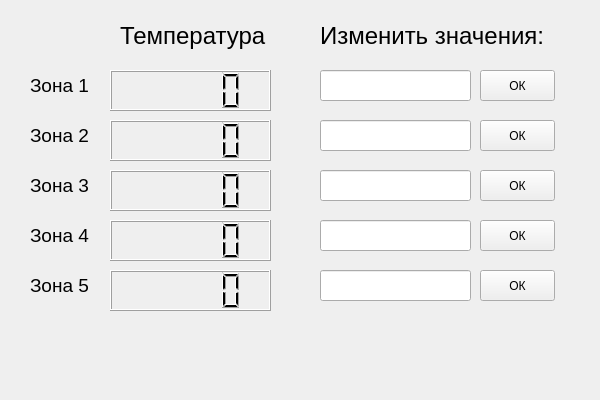
<?xml version="1.0" encoding="UTF-8"?>
<ui version="4.0">
 <class>Oven_page</class>
 <widget class="QMainWindow" name="Oven_page">
  <property name="geometry">
   <rect>
    <x>0</x>
    <y>0</y>
    <width>600</width>
    <height>400</height>
   </rect>
  </property>
  <property name="windowTitle">
   <string>MainWindow</string>
  </property>
  <widget class="QWidget" name="centralwidget">
   <widget class="QLabel" name="label_zone_1">
    <property name="geometry">
     <rect>
      <x>30</x>
      <y>70</y>
      <width>71</width>
      <height>31</height>
     </rect>
    </property>
    <property name="font">
     <font>
      <pointsize>14</pointsize>
     </font>
    </property>
    <property name="text">
     <string>Зона 1</string>
    </property>
   </widget>
   <widget class="QLabel" name="label_zone_2">
    <property name="geometry">
     <rect>
      <x>30</x>
      <y>120</y>
      <width>71</width>
      <height>31</height>
     </rect>
    </property>
    <property name="font">
     <font>
      <pointsize>14</pointsize>
     </font>
    </property>
    <property name="text">
     <string>Зона 2</string>
    </property>
   </widget>
   <widget class="QLabel" name="label_zone_3">
    <property name="geometry">
     <rect>
      <x>30</x>
      <y>170</y>
      <width>71</width>
      <height>31</height>
     </rect>
    </property>
    <property name="font">
     <font>
      <pointsize>14</pointsize>
     </font>
    </property>
    <property name="text">
     <string>Зона 3</string>
    </property>
   </widget>
   <widget class="QLabel" name="label_zone_4">
    <property name="geometry">
     <rect>
      <x>30</x>
      <y>220</y>
      <width>71</width>
      <height>31</height>
     </rect>
    </property>
    <property name="font">
     <font>
      <pointsize>14</pointsize>
     </font>
    </property>
    <property name="text">
     <string>Зона 4</string>
    </property>
   </widget>
   <widget class="QLabel" name="label_zone_5">
    <property name="geometry">
     <rect>
      <x>30</x>
      <y>270</y>
      <width>71</width>
      <height>31</height>
     </rect>
    </property>
    <property name="font">
     <font>
      <pointsize>14</pointsize>
     </font>
    </property>
    <property name="text">
     <string>Зона 5</string>
    </property>
   </widget>
   <widget class="QLCDNumber" name="lcd_z1">
    <property name="geometry">
     <rect>
      <x>110</x>
      <y>70</y>
      <width>161</width>
      <height>41</height>
     </rect>
    </property>
   </widget>
   <widget class="QLCDNumber" name="lcd_z2">
    <property name="geometry">
     <rect>
      <x>110</x>
      <y>120</y>
      <width>161</width>
      <height>41</height>
     </rect>
    </property>
   </widget>
   <widget class="QLCDNumber" name="lcd_z3">
    <property name="geometry">
     <rect>
      <x>110</x>
      <y>170</y>
      <width>161</width>
      <height>41</height>
     </rect>
    </property>
   </widget>
   <widget class="QLCDNumber" name="lcd_z4">
    <property name="geometry">
     <rect>
      <x>110</x>
      <y>220</y>
      <width>161</width>
      <height>41</height>
     </rect>
    </property>
   </widget>
   <widget class="QLCDNumber" name="lcd_z5">
    <property name="geometry">
     <rect>
      <x>110</x>
      <y>270</y>
      <width>161</width>
      <height>41</height>
     </rect>
    </property>
   </widget>
   <widget class="QLabel" name="label_temp">
    <property name="geometry">
     <rect>
      <x>120</x>
      <y>20</y>
      <width>151</width>
      <height>31</height>
     </rect>
    </property>
    <property name="font">
     <font>
      <pointsize>18</pointsize>
     </font>
    </property>
    <property name="text">
     <string>Температура</string>
    </property>
   </widget>
   <widget class="QLabel" name="label_change">
    <property name="geometry">
     <rect>
      <x>320</x>
      <y>20</y>
      <width>241</width>
      <height>31</height>
     </rect>
    </property>
    <property name="font">
     <font>
      <pointsize>18</pointsize>
     </font>
    </property>
    <property name="text">
     <string>Изменить значения:</string>
    </property>
   </widget>
   <widget class="QLineEdit" name="line_chng_z1">
    <property name="geometry">
     <rect>
      <x>320</x>
      <y>70</y>
      <width>151</width>
      <height>31</height>
     </rect>
    </property>
   </widget>
   <widget class="QLineEdit" name="line_chng_z2">
    <property name="geometry">
     <rect>
      <x>320</x>
      <y>120</y>
      <width>151</width>
      <height>31</height>
     </rect>
    </property>
   </widget>
   <widget class="QLineEdit" name="line_chng_z3">
    <property name="geometry">
     <rect>
      <x>320</x>
      <y>170</y>
      <width>151</width>
      <height>31</height>
     </rect>
    </property>
   </widget>
   <widget class="QLineEdit" name="line_chng_z4">
    <property name="geometry">
     <rect>
      <x>320</x>
      <y>220</y>
      <width>151</width>
      <height>31</height>
     </rect>
    </property>
   </widget>
   <widget class="QLineEdit" name="line_chng_z5">
    <property name="geometry">
     <rect>
      <x>320</x>
      <y>270</y>
      <width>151</width>
      <height>31</height>
     </rect>
    </property>
   </widget>
   <widget class="QPushButton" name="bu_ok_z1">
    <property name="geometry">
     <rect>
      <x>480</x>
      <y>70</y>
      <width>75</width>
      <height>31</height>
     </rect>
    </property>
    <property name="cursor">
     <cursorShape>PointingHandCursor</cursorShape>
    </property>
    <property name="text">
     <string>ОК</string>
    </property>
   </widget>
   <widget class="QPushButton" name="bu_ok_z2">
    <property name="geometry">
     <rect>
      <x>480</x>
      <y>120</y>
      <width>75</width>
      <height>31</height>
     </rect>
    </property>
    <property name="cursor">
     <cursorShape>PointingHandCursor</cursorShape>
    </property>
    <property name="text">
     <string>ОК</string>
    </property>
   </widget>
   <widget class="QPushButton" name="bu_ok_z3">
    <property name="geometry">
     <rect>
      <x>480</x>
      <y>170</y>
      <width>75</width>
      <height>31</height>
     </rect>
    </property>
    <property name="cursor">
     <cursorShape>PointingHandCursor</cursorShape>
    </property>
    <property name="text">
     <string>ОК</string>
    </property>
   </widget>
   <widget class="QPushButton" name="bu_ok_z4">
    <property name="geometry">
     <rect>
      <x>480</x>
      <y>220</y>
      <width>75</width>
      <height>31</height>
     </rect>
    </property>
    <property name="cursor">
     <cursorShape>PointingHandCursor</cursorShape>
    </property>
    <property name="text">
     <string>ОК</string>
    </property>
   </widget>
   <widget class="QPushButton" name="bu_ok_z5">
    <property name="geometry">
     <rect>
      <x>480</x>
      <y>270</y>
      <width>75</width>
      <height>31</height>
     </rect>
    </property>
    <property name="cursor">
     <cursorShape>PointingHandCursor</cursorShape>
    </property>
    <property name="text">
     <string>ОК</string>
    </property>
   </widget>
  </widget>
 </widget>
 <resources/>
 <connections/>
</ui>
